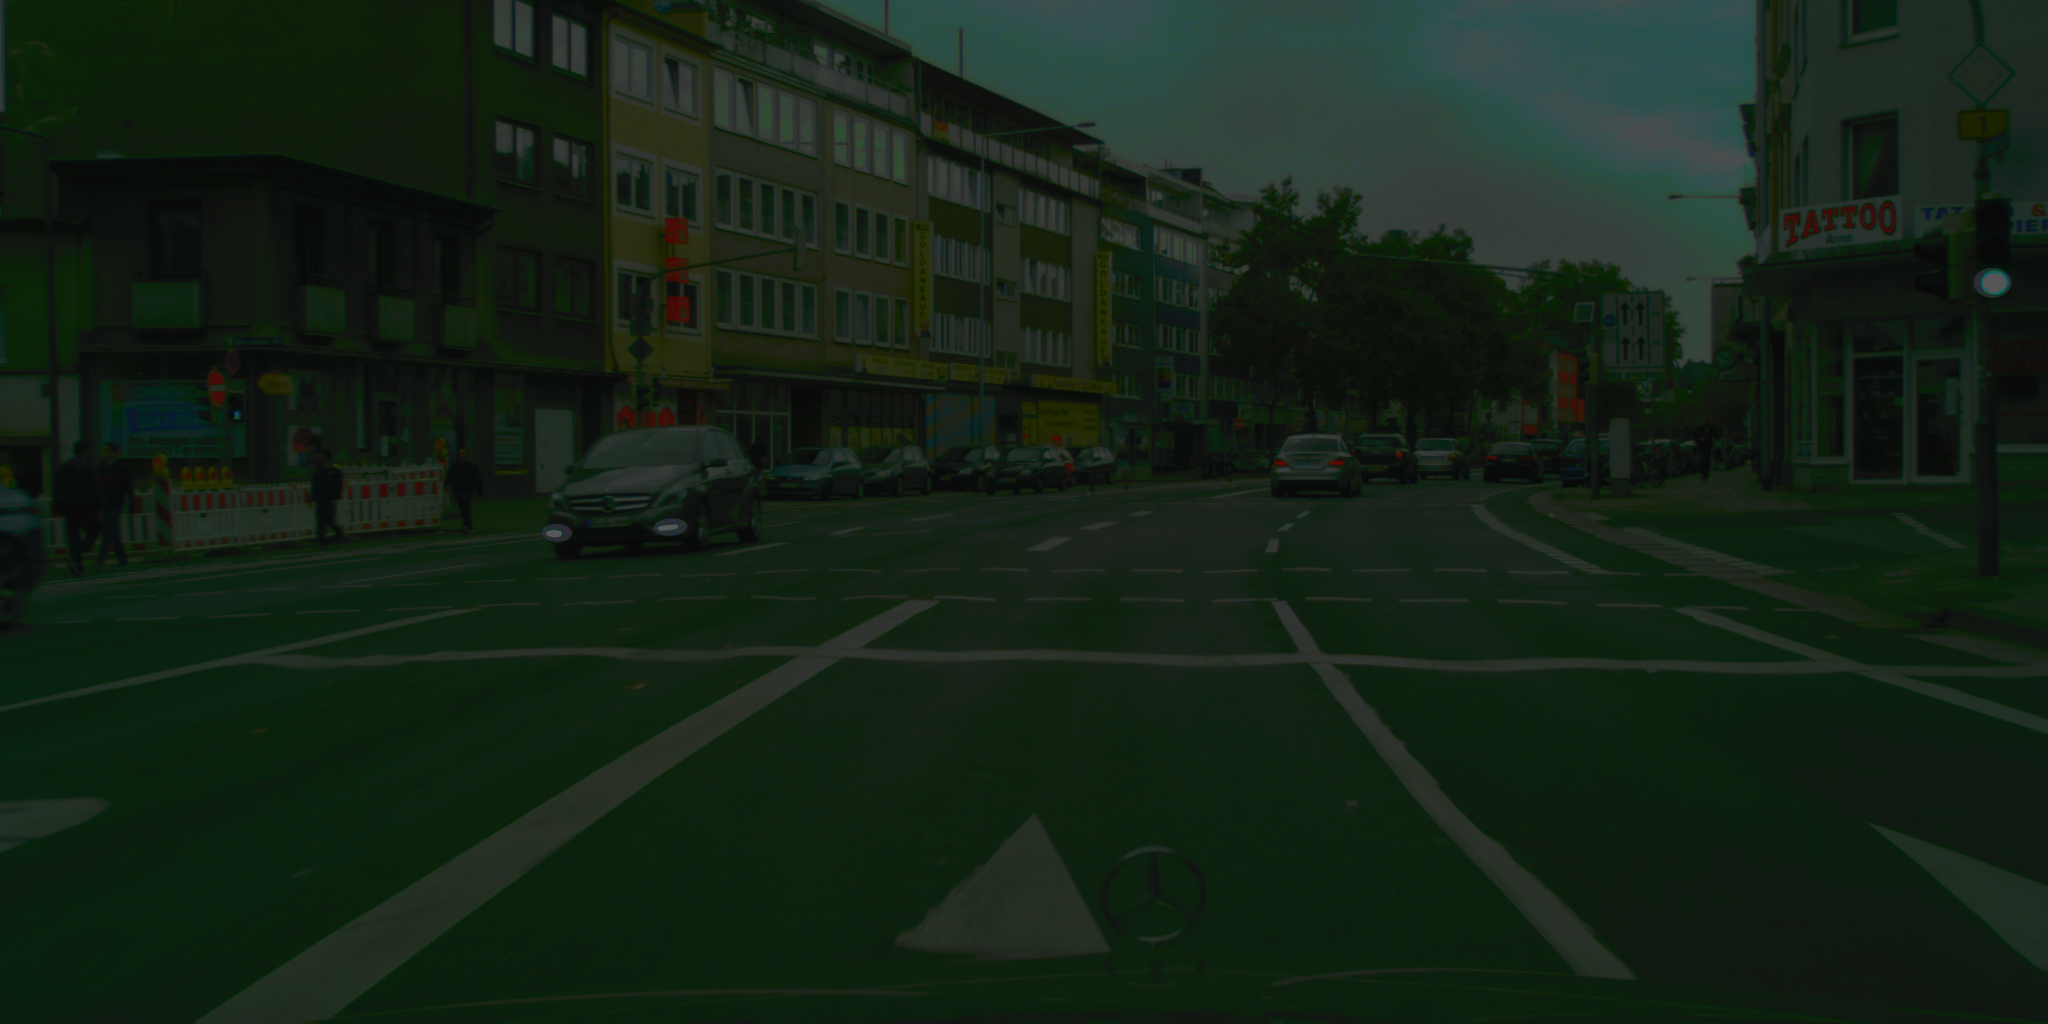

Write Python code to recreate this figure.
import torch
from skimage import exposure
import matplotlib.pyplot as plt
import argparse
import cv2
import numpy as np
import cv2
from torch import optim
from torch.optim import optimizer
from math import log, exp


M = np.array([[0.412453, 0.357580, 0.180423],
              [0.212671, 0.715160, 0.072169],
              [0.019334, 0.119193, 0.950227]])


# im_channel取值范围：[0,1]
def f(im_channel):
    return np.power(im_channel, 1 / 3) if im_channel > 0.008856 else 7.787 * im_channel + 0.137931



def anti_f(im_channel):
    return np.power(im_channel, 3) if im_channel > 0.206893 else (im_channel - 0.137931) / 7.787
# endregion


# region RGB 转 Lab
# 像素值RGB转XYZ空间，pixel格式:(B,G,R)
# 返回XYZ空间下的值
def __rgb2xyz__(pixel):
    b, g, r = pixel[0], pixel[1], pixel[2]
    rgb = np.array([r, g, b])
    # rgb = rgb / 255.0
    # RGB = np.array([gamma(c) for c in rgb])
    XYZ = np.dot(M, rgb.T)
    XYZ = XYZ / 255.0
    return (XYZ[0] / 0.95047, XYZ[1] / 1.0, XYZ[2] / 1.08883)


def __xyz2lab__(xyz):
    """
    XYZ空间转Lab空间
    :param xyz: 像素xyz空间下的值
    :return: 返回Lab空间下的值
    """
    F_XYZ = [f(x) for x in xyz]
    L = 116 * F_XYZ[1] - 16 if xyz[1] > 0.008856 else 903.3 * xyz[1]
    a = 500 * (F_XYZ[0] - F_XYZ[1])
    b = 200 * (F_XYZ[1] - F_XYZ[2])
    return (L, a, b)


def RGB2Lab(pixel):
    """
    RGB空间转Lab空间
    :param pixel: RGB空间像素值，格式：[G,B,R]
    :return: 返回Lab空间下的值
    """
    xyz = __rgb2xyz__(pixel)
    Lab = __xyz2lab__(xyz)
    return Lab


# endregion

# region Lab 转 RGB
def __lab2xyz__(Lab):
    fY = (Lab[0] + 16.0) / 116.0
    fX = Lab[1] / 500.0 + fY
    fZ = fY - Lab[2] / 200.0

    x = anti_f(fX)
    y = anti_f(fY)
    z = anti_f(fZ)

    x = x * 0.95047
    y = y * 1.0
    z = z * 1.0883

    return (x, y, z)


def __xyz2rgb(xyz):
    xyz = np.array(xyz)
    xyz = xyz * 255
    rgb = np.dot(np.linalg.inv(M), xyz.T)
    # rgb = rgb * 255
    rgb = np.uint8(np.clip(rgb, 0, 255))
    return rgb


def Lab2RGB(Lab):
    xyz = __lab2xyz__(Lab)
    rgb = __xyz2rgb(xyz)
    return rgb
# endregion



    #目标函数是（sourcelave的gama次方-targetlave）平方+（gama-1）平方，所以导数是2（sourcelave的gama次方-targetlave）*
    #gama乘sourcelave的（gama-1）次方+2（gama-1）#没有β
def kaidao(gamma):
    ss=2*(pow(sourcelave,gamma)-targetlave)
    ss=ss*gamma
    x=pow (sourcelave,gamma-1)
    ss=ss*x+2*(gamma-1)
    return ss

def Gradient_Descent_d1(current_x ,learn_rate = 0.001,e = 0.001,count = 50000):
    # current_x initial x value
    # learn_rate 学习率
    # e error
    # count number of iterations
    for i in range(count):
        grad = kaidao(current_x) # 求当前梯度
        if abs(grad) < 0.001 : # 梯度收敛到控制误差内
            break # 跳出循环
        current_x = current_x - grad * learn_rate # 一维梯度的迭代公式
        print("第{}次迭代逼近值为{}".format(i+1,current_x))

    print("最小值为：",current_x)
    print("最小值保存小数点后6位：%.6f"%(current_x))
    return current_x

if __name__ == '__main__':
    source = cv2.imread("example/daytime/aachen_000004_000019_leftImg8bit.png")
    target = cv2.imread("example/nighttime/GOPR0356_frame_000339_rgb_anon.png")

    w1 = source.shape[0]
    h1 = source.shape[1]
    print(w1,h1)
    img_new1 = np.zeros((w1,h1,3))
    lab1 = np.zeros((w1,h1,3))
    lab5=np.zeros((w1,h1,3))
    lab4=np.zeros((w1,h1,3))
    sourcel=np.zeros((w1,h1,1))
    for i in range(w1):
        for j in range(h1):
            Lab1 = RGB2Lab(source[i,j])
            lab1[i, j] = (Lab1[0], Lab1[1], Lab1[2])

#“sourcelave” 和 “targetlave” 都是用来保存亮度值的变量，求亮度值的累加
    sourcelave=0
    targetlave=0
    for i in range(w1):
       for j in range (h1):
           sourcel[i,j]=(lab1[i,j][0])
           sourcelave+=lab1[i,j][0]

    sourcelave=sourcelave/(w1*h1)
    w2 = target.shape[0]
    h2 = target.shape[1]
    print(w2, h2)
    img_new2 = np.zeros((w2, h2, 3))
    lab2 = np.zeros((w2, h2, 3))
    tarlab=np.zeros((w2,h2,3))
    targetl=np.zeros((w2,h2,1))
    for i in range(w2):
        for j in range(h2):
            Lab2 = RGB2Lab(target[i, j])
            lab2[i, j] = (Lab2[0], Lab2[1], Lab2[2])

    for i in range(w2):
        for j in range(h2):
            targetl[i,j]=(lab2[i,j][0])



    for i in range(w2):
        for j in range(h2):
            targetlave+=lab2[i,j][0]

    targetlave=targetlave/(w2*h2)
    #以上对target重复source的操作

    gama=log(targetlave,sourcelave)#初始值
    print("当前gama",gama)
    aves=0
    avel=0
    sums=0
    suml=0
    gamaa=Gradient_Descent_d1(gama)
    print("求导后gama",gamaa)
    print("sourceave",sourcelave)
    print("targetave",targetlave)
    multi=True if source.shape[-1]>1 else False
    matched=exposure.match_histograms(source,target)

#通过 matched 数组获取图像的宽度和高度，分别保存在变量 w3 和 h3 中。
    w3=matched.shape[0]
    h3=matched.shape[1]

    img_new3 = np.zeros((w3, h3, 3))
    for i in range(w3):
        for j in range(h3):
            rgb = RGB2Lab(matched[i, j])
            img_new1[i, j] = (rgb[0], rgb[1], rgb[2])

    for i in range(w3):
        for j in range(h3):
            rgb = Lab2RGB(img_new1[i, j])
            img_new3[i, j] = (rgb[2], rgb[1], rgb[0])



    for i in range(w3):
        for j in range(h3):
            img_new1[i,j][0]=sourcel[i,j][0]

    first = np.zeros((w3, h3, 3))

    for i in range(w3):
        for j in range(h3):
            rgb = Lab2RGB(img_new1[i, j])
            first[i, j] = (rgb[2], rgb[1], rgb[0])


    for i in range(w3):
        for j in range(h3):
            sourcel[i,j][0]=pow(sourcel[i,j][0],gamaa)

    print("X")
    for i in range(w3):
        for j in range(h3):
            img_new1[i,j][0]=sourcel[i,j][0]

    last=np.zeros((w3,h3,3))
    for i in range(w3):
        for j in range(h3):
            rgb = Lab2RGB(img_new1[i, j])
            last[i, j] = (rgb[2], rgb[1], rgb[0])


    cv2.imwrite(r"matched.png",last)
